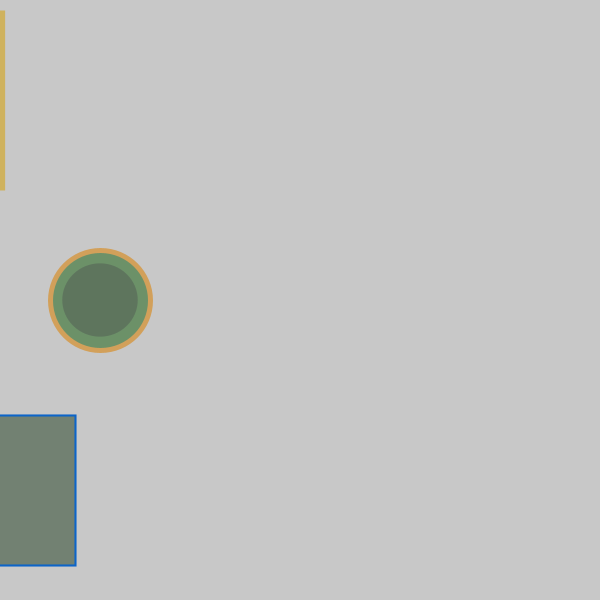
Frame 1 (no input)
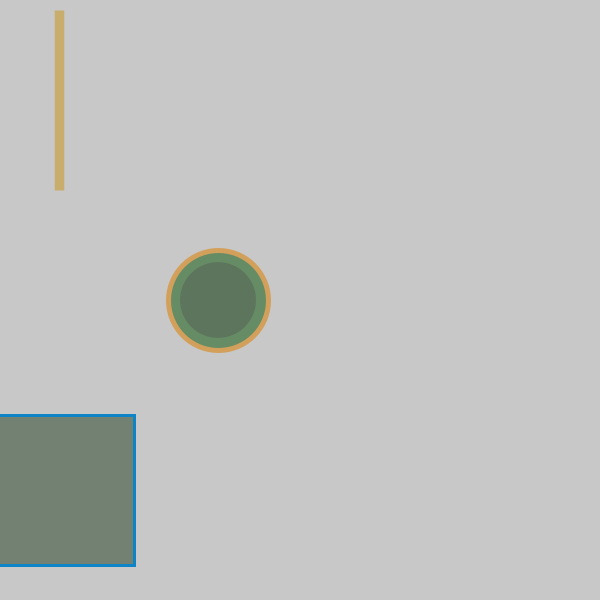
Frame 60 (the mouse pressed at the canvas centre just before this capture)
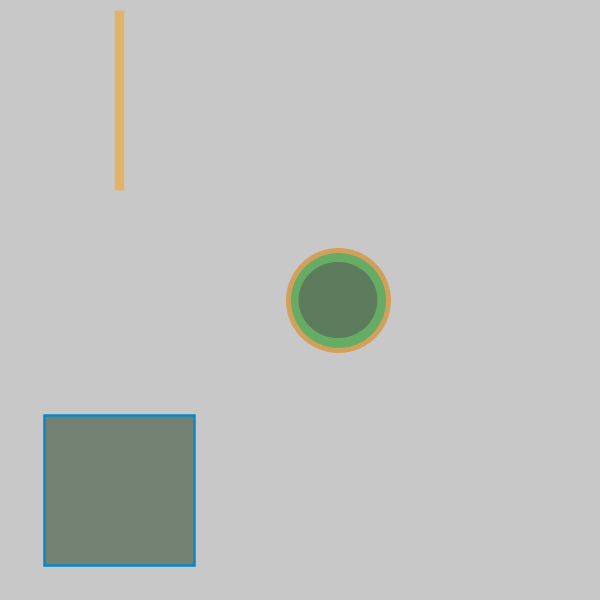
Frame 120 (the mouse held since frame 60 and released just before this capture)

The Processing sketch that drew these frames (run headless with seeded random() and noise(); from frame 60 on, the mouse is pressed at the canvas centre):

// Processing sketch: processing_120842
// ── processing_120842.pde

float x=0;
float xa=100;
float xb=0;
float xaa=150;
void setup(){
  size(600,600);
  background(200);
  smooth();
  strokeCap(SQUARE);
  rectMode (CENTER);
}

void draw(){
  background(200);
  //---------------line--------------------
  strokeWeight(random(8,10));
  stroke(random(200,230), random(150,180), random(90,110));
  line(x, 10, x, 190);
  x++;
  if(x>=width){
    x=0;
  }
  //-----------------------ellipse-------------
  strokeWeight(5);
  stroke(210, 160, 90);
  fill(random(100,110), random(130,180), random(100,110));
  ellipse(xa, 300, 100, 100);
  noStroke();
  fill(90,110,90,200);
  ellipse(xa,300, random(70, 80), random(70, 80));
  xa+=2;
  
   if(xa>=width){
    xa=0;
  }
  
 //-----------rectangle-------------
  strokeWeight(random(2,3));
  stroke(random(10,20), random(100,150), random(200,100));
 /* int shrink = 1;
  int xaa = 50;
 if(xaa>100){
    shrink = 0;
  }else if (xaa<51) {
    shrink = 1;  // can't figure how to make the rectangle pulse
                  //ie grow/shrink
  }
 if(shrink == 1) {
    xaa +=1;
  }else if (shrink == 0) {
    xaa-=1;
  }*/
  
  
  rect(xb, 490, xaa,xaa);
  xb+=0.5;
  
  if(xb>=width){
    xb=0;
  }
  
 
  xb+=0.5;
}
